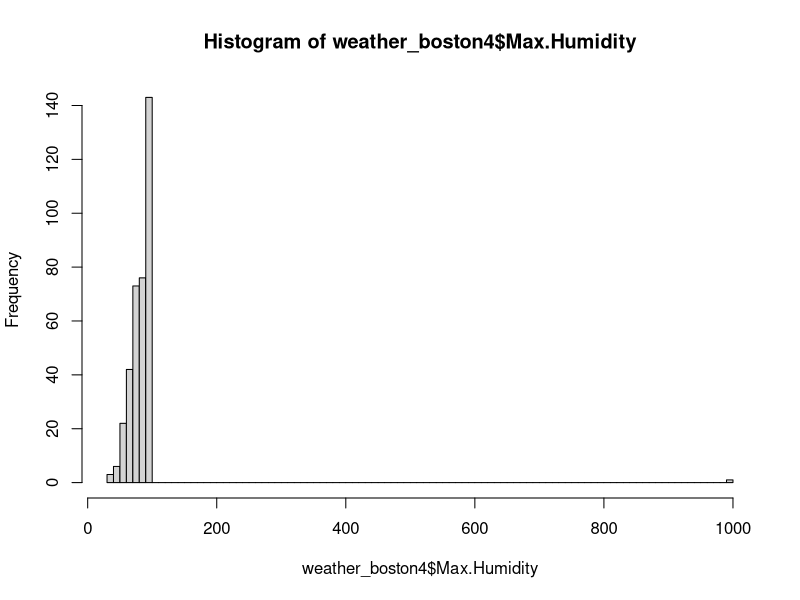
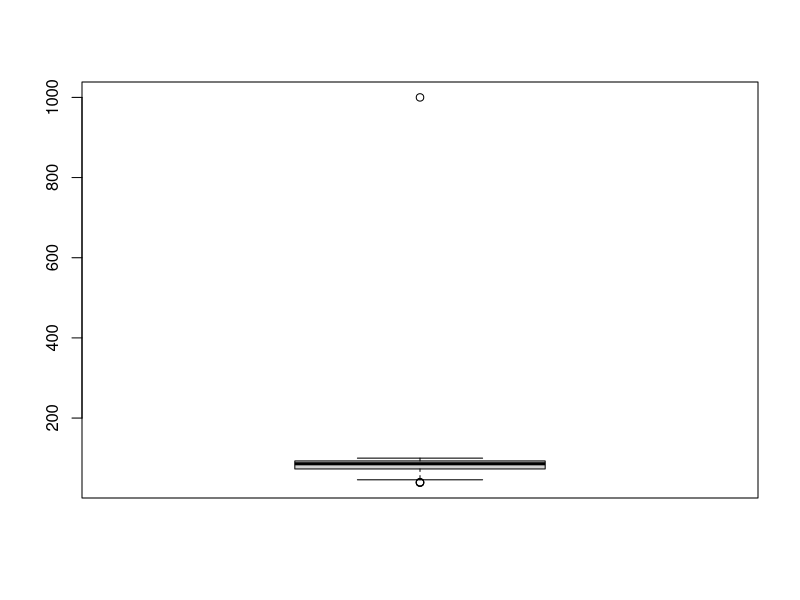
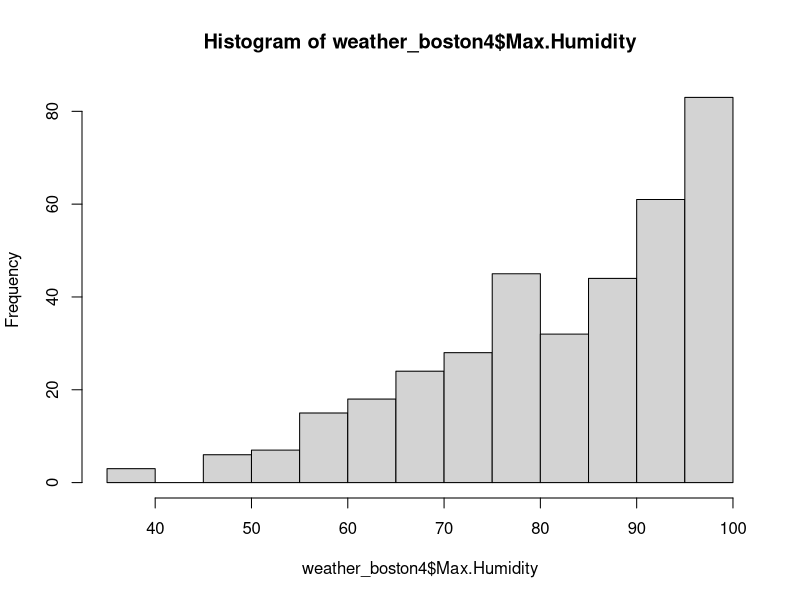
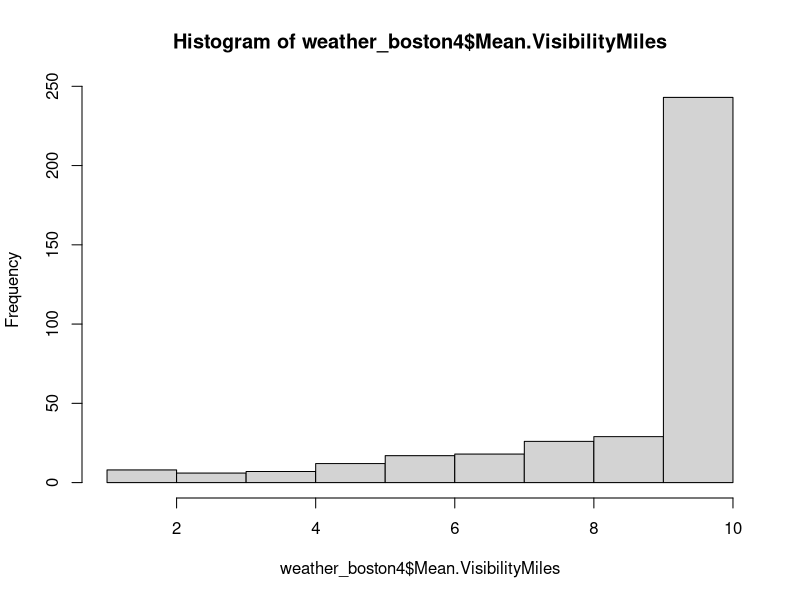
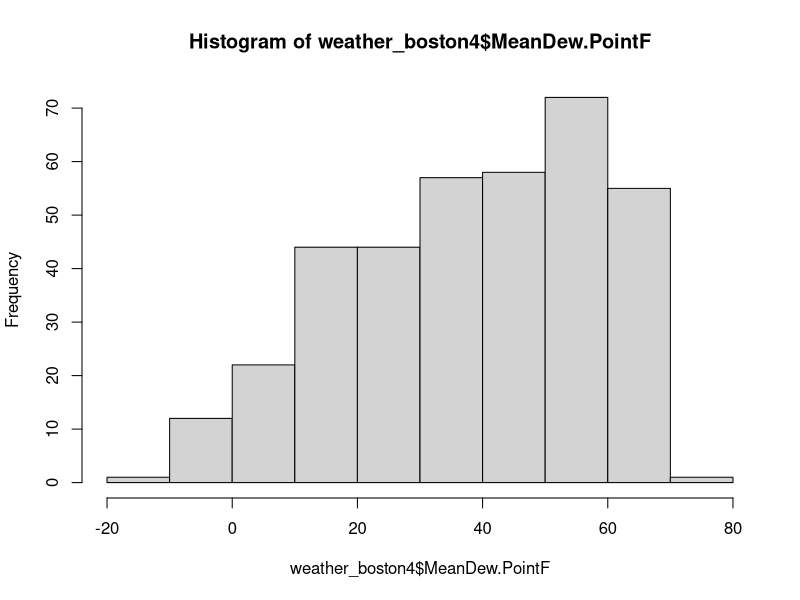
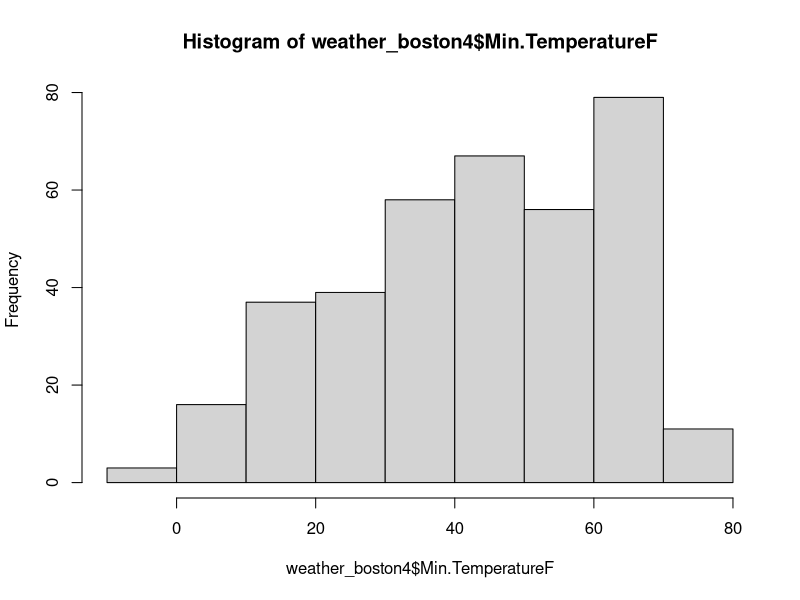
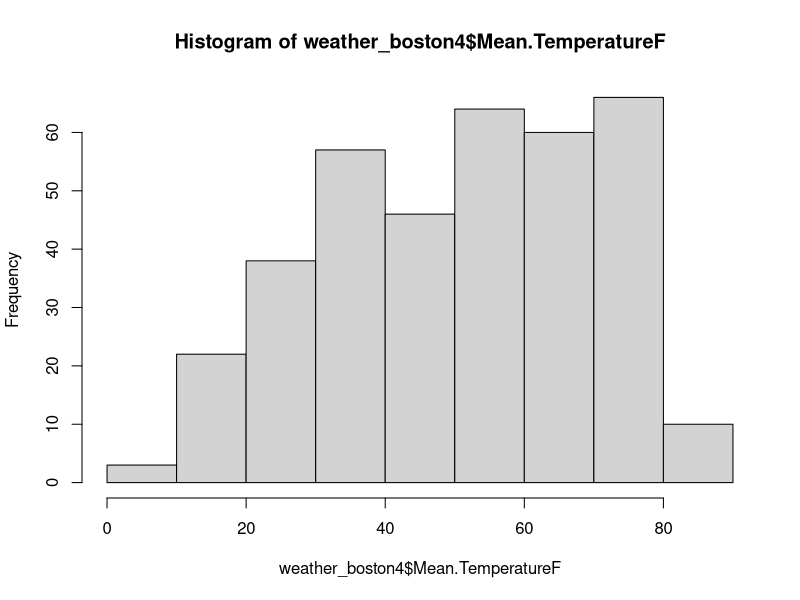

Recreate these plots in R, in order.
## ---- chunk 1
library(lubridate)
library(stringr)
library(tidyr)
library(data.table)
## ---- chunk 2
# use fread() to read csv into R as data.table
weather_boston<-fread("data/weather_boston.csv")  
## ---- chunk 3
# Verify that weather_boston is a data.frame
class(weather_boston)

# Check the dimensions
dim(weather_boston)

# View the column names
names(weather_boston)
## ---- chunk 4
# View the structure of the data
str(weather_boston)

# View a summary of the data
summary(weather_boston)
## ---- chunk 5
# View first 6 rows
head(weather_boston)

# View first 8 rows
head(weather_boston, 8)

# View the last 6 rows
tail(weather_boston)
## ---- chunk 6
weather_boston2 = melt(weather_boston, id=c("year","month","measure"), measure=patterns("X"), variable.name = "day", value.name= "value")  

# View the head
head(weather_boston2)
## ---- chunk 7
weather_boston3 <- dcast(weather_boston2, year+month+day~measure, value.var = "value")

head(weather_boston3)
## ---- chunk 8
# Remove X's from day column
weather_boston3[,day:=str_replace(day, "X", "")]  
head(weather_boston3)
## ---- chunk 9
# combine year, month day to be a date variable 
weather_boston3[,date:=ymd(str_c(year,month,day, sep="-"))]  

# examine the rows with missing date
weather_boston3[is.na(date)]

# remove rows with missing date
weather_boston4=weather_boston3[!is.na(date)] 
## ---- chunk 10
as.numeric(c(4, 6.44, "some string", 222))
## ---- chunk 11
str(weather_boston4)
## ---- chunk 12
as.numeric(weather_boston4$PrecipitationIn)
## ---- chunk 13
table(weather_boston4$PrecipitationIn)
## ---- chunk 14
# replace "T" with "0" in the PrecipitationIn column
weather_boston4$PrecipitationIn<-str_replace(weather_boston4$PrecipitationIn,"T","0")

# convert string to numeric using :=
weather_boston4[,weather_boston4:=as.numeric(PrecipitationIn) ]
## ---- chunk 15
# obtain the column names which you want to convert to numeric
col_names=names(weather_boston4)[c(3,4,6:25)]

# convert the to numeric
weather_boston4[,(col_names):=lapply(.SD,  as.numeric), .SDcols=col_names]
str(weather_boston4)
## ---- chunk 16
# Count missing values
sum(is.na(weather_boston4))

# Find missing values
summary(is.na(weather_boston4))

# Find indices of NAs in Max.Gust.SpeedMPH
( ind<-which(is.na(weather_boston4$Max.Gust.SpeedMPH )) )

# Look at the full rows for records missing Max.Gust.SpeedMPH
weather_boston4[ind,]

## ---- chunk 17
summary(weather_boston4)
## ---- chunk 18
hist(weather_boston4$Max.Humidity,breaks=100)
## ---- chunk 19
boxplot(weather_boston4$Max.Humidity)
## ---- chunk 20
weather_boston4[Max.Humidity==1000,Max.Humidity:=100]
hist(weather_boston4$Max.Humidity)
## ---- chunk 21
summary(weather_boston4$Mean.VisibilityMiles)
## ---- chunk 22
weather_boston4[Mean.VisibilityMiles==-1, Mean.VisibilityMiles:=1]
hist(weather_boston4$Mean.VisibilityMiles)
## ---- chunk 23
# Look at histogram for MeanDew.PointF
hist(weather_boston4$MeanDew.PointF)

# Look at histogram for Min.TemperatureF
hist(weather_boston4$Min.TemperatureF)

# Compare to histogram for Mean.TemperatureF
hist(weather_boston4$Mean.TemperatureF)
## ---- chunk 24
# Clean up column names
names(weather_boston4) = tolower(names(weather_boston4))

names(weather_boston4)=str_replace_all(names(weather_boston4),"\\.","_")  
## ---- chunk 25
# Replace empty cells in events column
weather_boston4[events == "", events:= "none"]
table(weather_boston4$events)
## ---- chunk 26
head(weather_boston4[order(year,month,day)])
## ---- chunk 27
remove(weather_boston2, weather_boston3)
